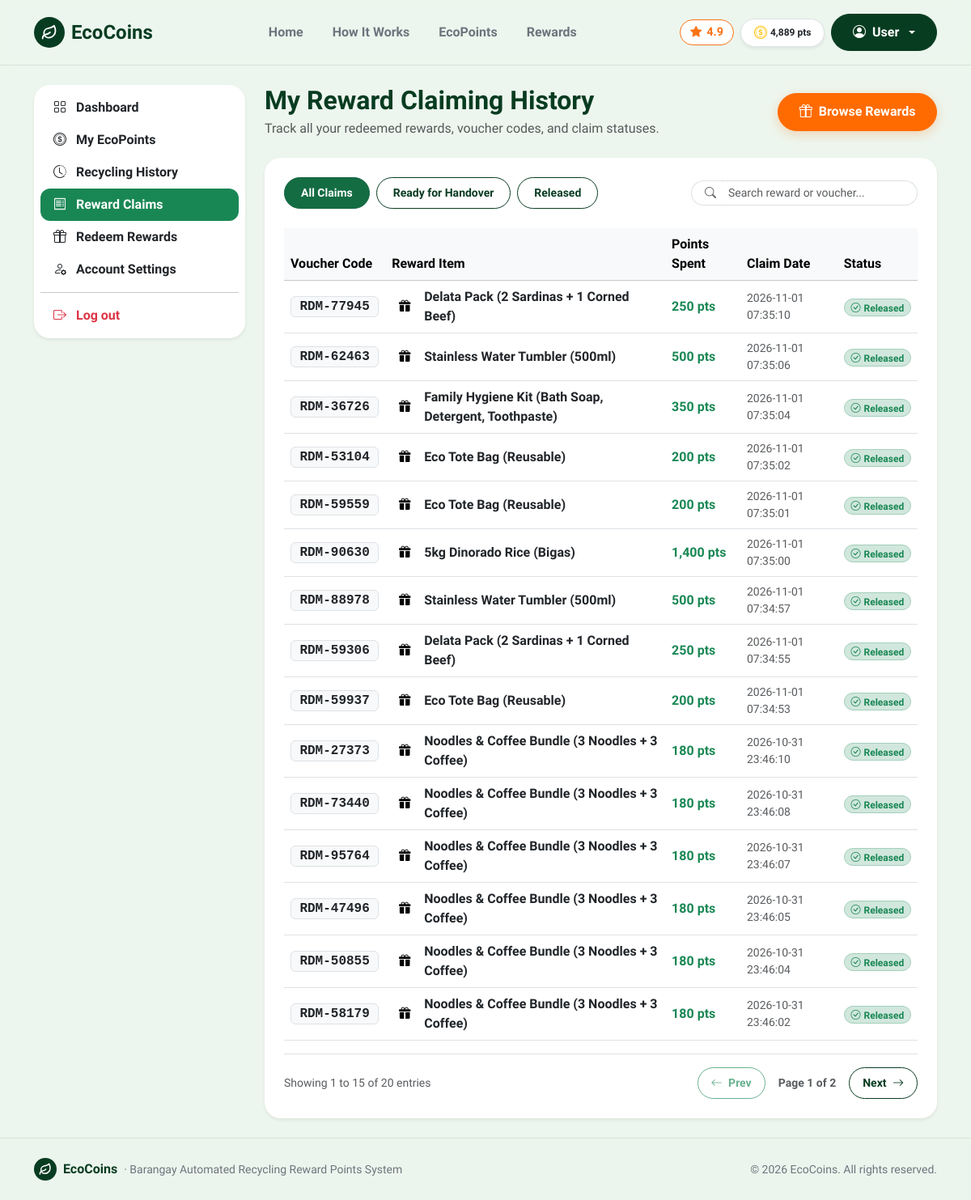
The app's page /reward-history (signed in) with its own data.
### tables this page shows
CREATE TABLE users (
    id INTEGER PRIMARY KEY AUTOINCREMENT,
    full_name TEXT NOT NULL,
    email TEXT NOT NULL UNIQUE,
    password TEXT NOT NULL,
    role TEXT DEFAULT 'resident',
    qr_code TEXT NOT NULL UNIQUE,
    points INTEGER DEFAULT 0,
    created_at TEXT
, status TEXT DEFAULT 'active');

CREATE TABLE redemptions (
        id INTEGER PRIMARY KEY AUTOINCREMENT,
        user_id INTEGER NOT NULL,
        reward_id INTEGER NOT NULL,
        reward_title TEXT NOT NULL,
        points_spent INTEGER NOT NULL,
        redemption_code TEXT NOT NULL,
        status TEXT DEFAULT 'claimed',
        created_at TEXT
    );

### route.py (the view)
    @app.route('/reward-history')
    def reward_history():
        user = get_current_user()
        if not user:
            return redirect(url_for('login'))
        if user['role'] == 'staff':
            return redirect(url_for('staff'))
        if user['role'] == 'admin':
            return redirect(url_for('admin'))
        conn = get_db()
        cur = conn.cursor()
        user_redemptions = [dict(r) for r in cur.execute("SELECT * FROM redemptions WHERE user_id = ? ORDER BY created_at DESC", (user['id'],)).fetchall()]
        conn.close()
        return render_template('reward_history.html', active_page='reward_history', redemptions=user_redemptions)

### app.py (called while the page is built)
@app.context_processor
def inject_user():
    return {'current_user': get_current_user()}

### db.py (called while the page is built)
def get_db():
    conn = sqlite3.connect(DB_PATH)
    conn.row_factory = sqlite3.Row
    return conn

def get_current_user():
    user_id = session.get('user_id')
    if not user_id:
        return None
    conn = get_db()
    cur = conn.cursor()
    row = cur.execute("SELECT * FROM users WHERE id = ?", (user_id,)).fetchone()
    conn.close()
    return dict(row) if row else None

### templates/reward_history.html (shortened to what this page needs)
{% extends 'base.html' %}
{% block content %}
<main class="py-4">
  <div class="container">
    <div class="row g-4">
      <div class="col-lg-3">
        {% include 'sidebar.html' %}
      </div>
      <div class="col-lg-9">
        <div class="d-flex justify-content-between align-items-center mb-4 flex-wrap gap-2">
          <div>
            <h2 class="fw-bold mb-1" style="color: var(--eco-forest);">My Reward Claiming History</h2>
            <p class="text-muted mb-0">Track all your redeemed rewards, voucher codes, and claim statuses.</p>
          </div>
          <a href="{{ url_for('rewards') }}" class="btn btn-accent d-flex align-items-center gap-2 btn-pill">
            <i class="bi bi-gift"></i>
            <span>Browse Rewards</span>
          </a>
        </div>
        <div class="card border-0 shadow-sm p-4 bg-white">
          {% if not redemptions %}
            <div class="text-center py-5">
              <span class="eco-brand-badge fs-1 mb-3 d-inline-flex" style="width: 72px; height: 72px;">
                <i class="bi bi-gift"></i>
              </span>
              <h5 class="fw-bold mb-2" style="color: var(--eco-forest);">No Reward Claims Yet</h5>
              <p class="text-muted small mb-4" style="max-width: 420px; margin: 0 auto;">You have not redeemed any items or vouchers yet. Bring recyclables to the Barangay station to earn EcoPoints and claim exciting rewards!</p>
              <a href="{{ url_for('rewards') }}" class="btn btn-accent px-4 btn-pill">Browse Rewards Catalog</a>
            </div>
          {% else %}
            <div class="d-flex flex-wrap justify-content-between align-items-center gap-3 mb-4">
              <div class="d-flex flex-wrap gap-2 filter-container" data-target="#rewardClaimsTable">
                <button type="button" class="btn btn-sm btn-success filter-btn active" data-filter="all">All Claims</button>
                <button type="button" class="btn btn-sm btn-outline-success filter-btn" data-filter="ready">Ready for Handover</button>
                <button type="button" class="btn btn-sm btn-outline-success filter-btn" data-filter="released">Released</button>
              </div>
              <div class="input-group input-group-sm" style="max-width: 280px;">
                <span class="input-group-text bg-white border-end-0 rounded-start-pill ps-3">
                  <i class="bi bi-search text-muted"></i>
                </span>
                <input type="text" class="form-control border-start-0 rounded-end-pill pe-3 table-search-input" placeholder="Search reward or voucher..." data-target="#rewardClaimsTable">
              </div>
            </div>
            <div class="table-responsive">
              <table class="table table-hover align-middle mb-0" id="rewardClaimsTable" data-paginate="true" data-page-size="15">
                <thead class="table-light">
                  <tr>
                    <th>Voucher Code</th>
                    <th>Reward Item</th>
                    <th>Points Spent</th>
                    <th>Claim Date</th>
                    <th>Status</th>
                  </tr>
                </thead>
                <tbody>
                  {% for rd in redemptions %}
                    {% set cat = 'released' if rd.status == 'released' else 'ready' %}
                    <tr class="table-row-item filter-item" data-category="{{ cat }}" data-search="{{ rd.redemption_code }} {{ rd.reward_title }} {{ rd.points_spent }} {{ rd.created_at }} {{ cat }}">
                      <td>
                        <span class="badge bg-light text-dark border font-monospace fs-6 px-2.5 py-1">
                          {{ rd.redemption_code }}
                        </span>
                      </td>
                      <td>
                        <div class="d-flex align-items-center gap-2">
                          <span class="eco-icon-tile tile-mint" style="width: 32px; height: 32px;">
                            <i class="bi bi-gift-fill" style="font-size: 0.9rem;"></i>
                          </span>
                          <span class="fw-semibold text-dark">{{ rd.reward_title }}</span>
                        </div>
                      </td>
                      <td class="text-success fw-bold">{{ "{:,}".format(rd.points_spent) }} pts</td>
                      <td class="text-muted small">{{ rd.created_at }}</td>
                      <td>
                        {% if rd.status == 'released' %}
                          <span class="badge bg-success-subtle text-success border border-success-subtle px-2.5 py-1 rounded-pill">
                            <i class="bi bi-check-circle me-1"></i>Released
                          </span>
                        {% else %}
                          <span class="badge bg-warning-subtle text-dark border border-warning-subtle px-2.5 py-1 rounded-pill">
                            <i class="bi bi-hourglass-split me-1"></i>Ready for Handover
                          </span>
                        {% endif %}
                      </td>
                    </tr>
                  {% endfor %}
                </tbody>
              </table>
            </div>
            <div class="d-flex flex-wrap justify-content-between align-items-center mt-3 pt-3 border-top pagination-container" data-target="#rewardClaimsTable">
              <div class="text-muted small pagination-info">
              </div>
              <div class="d-flex align-items-center gap-2">
                <button type="button" class="btn btn-sm btn-outline-success btn-pill px-3 pagination-prev" disabled>
                  <i class="bi bi-arrow-left me-1"></i> Prev
                </button>
                <span class="small fw-semibold text-muted px-2 pagination-page-indicator">Page 1 of 1</span>
                <button type="button" class="btn btn-sm btn-outline-success btn-pill px-3 pagination-next" {% if redemptions|length <= 15 %}disabled{% endif %}>
                  Next <i class="bi bi-arrow-right ms-1"></i>
                </button>
              </div>
            </div>
          {% endif %}
        </div>
      </div>
    </div>
  </div>
</main>
{% endblock %}

### templates/base.html (shortened to what this page needs)
<!doctype html>
<html lang="en">
<head>
  <link href="https://cdn.jsdelivr.net/npm/bootstrap@5.3.3/dist/css/bootstrap.min.css" rel="stylesheet">
  <link rel="stylesheet" href="https://cdn.jsdelivr.net/npm/bootstrap-icons@1.11.3/font/bootstrap-icons.min.css">
  <link rel="stylesheet" href="{{ url_for('static', filename='css/style.css') }}">
</head>
<body class="d-flex flex-column min-vh-100">
<nav class="navbar navbar-expand-lg py-3 sticky-top" style="background-color: rgba(237, 246, 238, 0.95); backdrop-filter: blur(10px); border-bottom: 1px solid var(--eco-border);">
  <div class="container">
    <a class="navbar-brand d-flex align-items-center gap-2 fw-bold fs-4" href="{{ url_for('index') }}" style="color: var(--eco-forest);">
      <span class="eco-brand-badge">
        <svg width="20" height="20" viewBox="0 0 24 24" fill="none" stroke="currentColor" stroke-width="2.2" stroke-linecap="round" stroke-linejoin="round">
          <path d="M11 20A7 7 0 0 1 9.8 6.1C15.5 5 17 4.48 19 2c1 2 2 4.18 2 8 0 5.5-4.78 10-10 10Z"/>
          <path d="M2 21c0-3 1.85-5.36 5.08-6C9.5 14.52 12 13 13 12"/>
        </svg>
      </span>
      <span>EcoCoins</span>
    </a>
    <div class="collapse navbar-collapse" id="mainNav">
      <ul class="navbar-nav mx-auto mb-2 mb-lg-0 gap-lg-1">
        <li class="nav-item">
          <a class="nav-link px-3 py-2 rounded-pill {% if active_page == 'index' %}fw-bold text-white bg-eco{% else %}fw-semibold text-secondary{% endif %}" href="{{ url_for('index') }}">Home</a>
        </li>
        <li class="nav-item">
          <a class="nav-link px-3 py-2 rounded-pill {% if active_page == 'how_it_works' %}fw-bold text-white bg-eco{% else %}fw-semibold text-secondary{% endif %}" href="{{ url_for('how_it_works') }}">How It Works</a>
        </li>
        {% if not current_user or current_user.role == 'resident' %}
          <li class="nav-item">
            <a class="nav-link px-3 py-2 rounded-pill {% if active_page == 'ecopoints' %}fw-bold text-white bg-eco{% else %}fw-semibold text-secondary{% endif %}" href="{{ url_for('ecopoints') }}">EcoPoints</a>
          </li>
          <li class="nav-item">
            <a class="nav-link px-3 py-2 rounded-pill {% if active_page == 'rewards' %}fw-bold text-white bg-eco{% else %}fw-semibold text-secondary{% endif %}" href="{{ url_for('rewards') }}">Rewards</a>
          </li>
        {% elif current_user.role == 'admin' %}
          <li class="nav-item">
            <a class="nav-link px-3 py-2 rounded-pill {% if active_page == 'admin' %}fw-bold text-white bg-eco{% else %}fw-semibold text-secondary{% endif %}" href="{{ url_for('admin') }}">Admin Portal</a>
          </li>
        {% endif %}
      </ul>
      <div class="d-flex align-items-center gap-2">
        <span class="rating-star-badge d-none d-lg-inline-flex" title="Barangay Eco Satisfaction Rating">
          <i class="bi bi-star-fill"></i> 4.9
        </span>
        {% if current_user %}
          {% if current_user.role == 'resident' %}
            <span class="badge bg-white text-dark border px-3 py-2 rounded-pill fw-bold shadow-sm d-none d-sm-inline-flex align-items-center gap-1">
              <i class="bi bi-coin text-warning fs-6"></i>
              <span>{{ "{:,}".format(current_user.points) }} pts</span>
            </span>
          {% endif %}
          <div class="dropdown">
            <button class="btn btn-forest dropdown-toggle d-flex align-items-center gap-2 btn-pill" type="button" data-bs-toggle="dropdown">
              <i class="bi bi-person-circle"></i>
              <span>{{ current_user.full_name }}</span>
            </button>
          </div>
        {% else %}
          <a href="{{ url_for('login') }}" class="btn btn-outline-success px-3 btn-pill">Login</a>
          <a href="{{ url_for('register') }}" class="btn btn-accent px-4 btn-pill">
            <span>Join Free</span>
            <i class="bi bi-arrow-right"></i>
          </a>
        {% endif %}
      </div>
    </div>
  </div>
</nav>
{% block content %}{% endblock %}
<footer class="py-4 mt-auto" style="background-color: rgba(237, 246, 238, 0.95); border-top: 1px solid var(--eco-border);">
  <div class="container d-flex flex-column flex-md-row align-items-center justify-content-between gap-2">
    <div class="d-flex align-items-center gap-2">
      <span class="eco-brand-badge" style="width: 28px; height: 28px;">
        <svg width="16" height="16" viewBox="0 0 24 24" fill="none" stroke="currentColor" stroke-width="2.2" stroke-linecap="round" stroke-linejoin="round">
          <path d="M11 20A7 7 0 0 1 9.8 6.1C15.5 5 17 4.48 19 2c1 2 2 4.18 2 8 0 5.5-4.78 10-10 10Z"/>
          <path d="M2 21c0-3 1.85-5.36 5.08-6C9.5 14.52 12 13 13 12"/>
        </svg>
      </span>
      <span class="fw-bold" style="color: var(--eco-forest);">EcoCoins</span>
      <span class="text-secondary small">&middot; Barangay Automated Recycling Reward Points System</span>
    </div>
    <div class="text-secondary small">
      &copy; 2026 EcoCoins. All rights reserved.
    </div>
  </div>
</footer>
</body>
</html>

### static/css/style.css (style rules this page uses)
:root { --eco-bg: #edf6ee; --eco-surface: #ffffff; --eco-forest: #083c21; --eco-forest-dark: #042614; --eco-forest-light: #0d5431; --eco-mint: #d4f4dd; --eco-mint-card: #b8eac5; --eco-accent: #ff6b00; --eco-accent-hover: #e55e00; --eco-text: #173224; --eco-muted: #577764; --eco-border: rgba(8, 60, 33, 0.1); }
html, body { scrollbar-width: none; -ms-overflow-style: none; }
* { scrollbar-width: none; -ms-overflow-style: none; }
body { font-family: 'Plus Jakarta Sans', system-ui, -apple-system, sans-serif; background-color: var(--eco-bg); color: var(--eco-text); min-height: 100vh; }
.btn-accent { background-color: var(--eco-accent); border: 1px solid var(--eco-accent); color: #ffffff !important; font-weight: 700; border-radius: 9999px; padding: 0.65rem 1.6rem; display: inline-flex; align-items: center; gap: 0.5rem; transition: all 0.2s ease; box-shadow: 0 4px 14px rgba(255, 107, 0, 0.25); text-decoration: none; }
.btn-forest { background-color: var(--eco-forest); border: 1px solid var(--eco-forest); color: #ffffff !important; font-weight: 700; border-radius: 9999px; padding: 0.65rem 1.6rem; display: inline-flex; align-items: center; gap: 0.5rem; transition: all 0.2s ease; text-decoration: none; }
.btn-success { background-color: var(--eco-forest); border-color: var(--eco-forest); color: #ffffff; border-radius: 9999px; font-weight: 600; padding: 0.5rem 1.25rem; }
.btn-outline-success { color: var(--eco-forest); border-color: var(--eco-forest); border-radius: 9999px; font-weight: 600; padding: 0.5rem 1.25rem; }
.btn-pill { border-radius: 9999px !important; }
.card { border-radius: 20px; border: 1px solid var(--eco-border); background-color: #ffffff; }
.form-control, .form-select { border-radius: 12px; padding: 0.65rem 1rem; border: 1.5px solid rgba(8, 60, 33, 0.15); }
.eco-brand-badge { width: 38px; height: 38px; border-radius: 50%; background-color: var(--eco-forest); color: #ffffff; display: inline-flex; align-items: center; justify-content: center; flex-shrink: 0; }
.eco-icon-tile { width: 42px; height: 42px; border-radius: 12px; display: inline-flex; align-items: center; justify-content: center; flex-shrink: 0; }
.rating-star-badge { background-color: #ffffff; border: 1.5px solid #f97316; color: #f97316; border-radius: 9999px; padding: 4px 12px; display: inline-flex; align-items: center; gap: 6px; font-weight: 700; font-size: 0.9rem; }

### records on screen
users: points "4,889", full_name "User"
redemptions: redemption_code "RDM-77945", reward_title "Delata Pack (2 Sardinas + 1 Corned Beef)", points_spent "250", created_at "2026-11-01 07:35:10", status "released" (drawn)
redemptions: redemption_code "RDM-62463", reward_title "Stainless Water Tumbler (500ml)", points_spent "500", created_at "2026-11-01 07:35:06", status "released" (drawn)
redemptions: redemption_code "RDM-36726", reward_title "Family Hygiene Kit (Bath Soap, Detergent, Toothpaste)", points_spent "350", created_at "2026-11-01 07:35:04", status "released" (drawn)
redemptions: redemption_code "RDM-53104", reward_title "Eco Tote Bag (Reusable)", points_spent "200", created_at "2026-11-01 07:35:02", status "released" (drawn)
redemptions: redemption_code "RDM-59559", reward_title "Eco Tote Bag (Reusable)", points_spent "200", created_at "2026-11-01 07:35:01", status "released" (drawn)
redemptions: redemption_code "RDM-90630", reward_title "5kg Dinorado Rice (Bigas)", points_spent "1,400", created_at "2026-11-01 07:35:00", status "released" (drawn)
redemptions: redemption_code "RDM-88978", reward_title "Stainless Water Tumbler (500ml)", points_spent "500", created_at "2026-11-01 07:34:57", status "released" (drawn)
redemptions: redemption_code "RDM-59306", reward_title "Delata Pack (2 Sardinas + 1 Corned Beef)", points_spent "250", created_at "2026-11-01 07:34:55", status "released" (drawn)
redemptions: redemption_code "RDM-59937", reward_title "Eco Tote Bag (Reusable)", points_spent "200", created_at "2026-11-01 07:34:53", status "released" (drawn)
redemptions: redemption_code "RDM-27373", reward_title "Noodles & Coffee Bundle (3 Noodles + 3 Coffee)", points_spent "180", created_at "2026-10-31 23:46:10", status "released" (drawn)
redemptions: redemption_code "RDM-73440", reward_title "Noodles & Coffee Bundle (3 Noodles + 3 Coffee)", points_spent "180", created_at "2026-10-31 23:46:08", status "released" (drawn)
redemptions: redemption_code "RDM-95764", reward_title "Noodles & Coffee Bundle (3 Noodles + 3 Coffee)", points_spent "180", created_at "2026-10-31 23:46:07", status "released" (drawn)
redemptions: redemption_code "RDM-47496", reward_title "Noodles & Coffee Bundle (3 Noodles + 3 Coffee)", points_spent "180", created_at "2026-10-31 23:46:05", status "released" (drawn)
redemptions: redemption_code "RDM-50855", reward_title "Noodles & Coffee Bundle (3 Noodles + 3 Coffee)", points_spent "180", created_at "2026-10-31 23:46:04", status "released" (drawn)
redemptions: redemption_code "RDM-58179", reward_title "Noodles & Coffee Bundle (3 Noodles + 3 Coffee)", points_spent "180", created_at "2026-10-31 23:46:02", status "released" (drawn)
